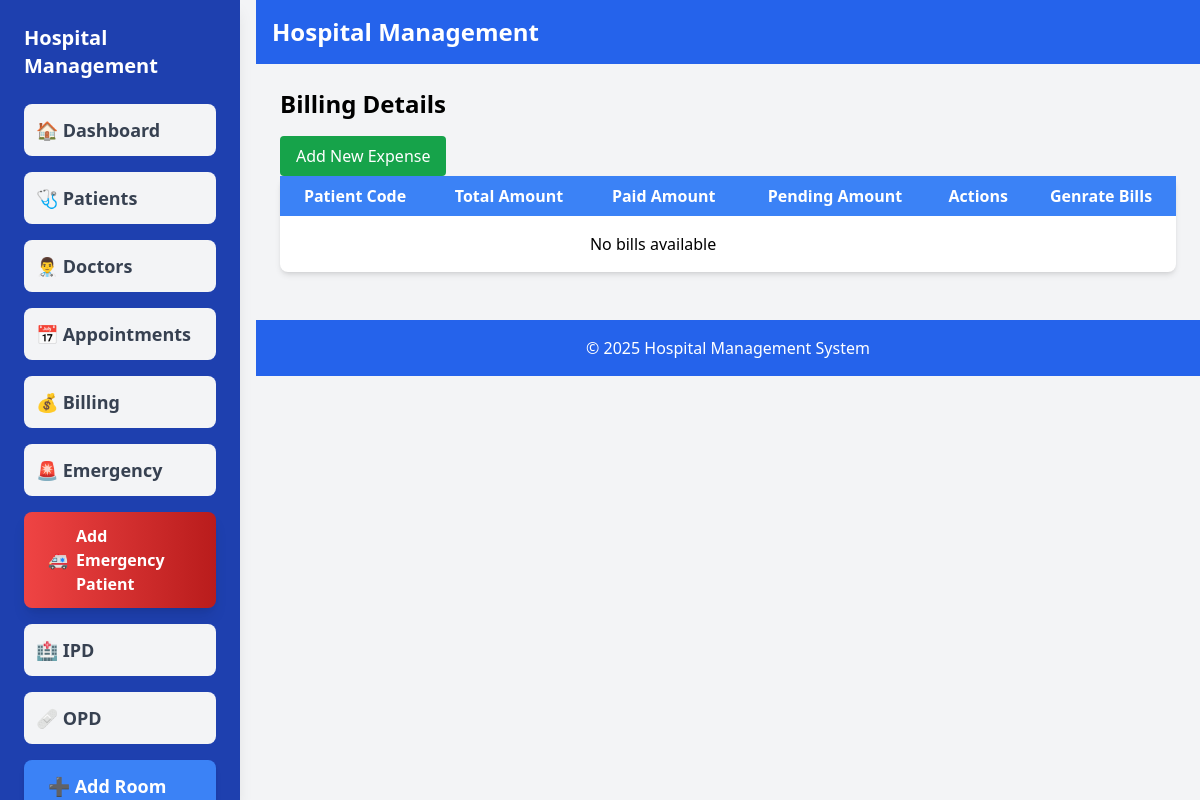
Page /billing/ (signed in) on the earlier database version.
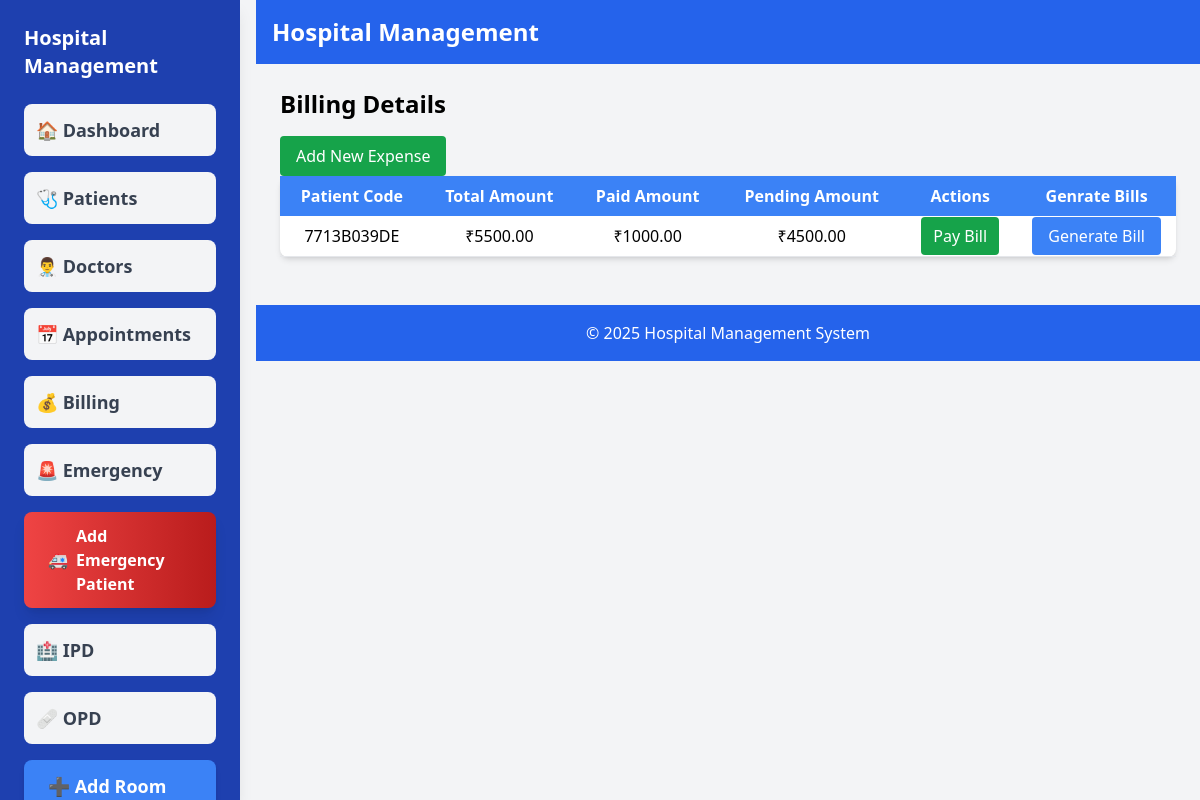
Same page on the later database version.
### hms/models.py (models this page shows, shortened)
class Billing(models.Model):
    patient = models.ForeignKey(Patient, on_delete=models.CASCADE)
    total_amount = models.DecimalField(max_digits=10, decimal_places=2, default=0)
    paid_amount = models.DecimalField(max_digits=10, decimal_places=2, default=0)
    status = models.CharField(max_length=20, choices=[('paid', 'Paid'), ('pending', 'Pending')], default='pending')
    generated_on = models.DateTimeField(auto_now_add=True)

class Patient(models.Model):
    patient_code = models.CharField(max_length=10, unique=True, editable=False, blank=True, null=True)
    created_at = models.DateTimeField(default=now)
    user = models.OneToOneField(CustomUser, on_delete=models.CASCADE)
    date_of_birth = models.DateField(blank=True, null=True)
    contact_number = models.CharField(max_length=15, blank=True, null=True)
    address = models.TextField(blank=True, null=True)
    gender = models.CharField(max_length=10, choices=[('Male', 'Male'), ('Female', 'Female'), ('Other', 'Other')], blank=True, null=True)
    aadhar_number = models.CharField(max_length=12, unique=True, validators=[MinLengthValidator(12)], blank=True, null=True)
    blood_group = models.CharField(max_length=3, blank=True, null=True, choices=[
        ('A+', 'A+'), ('A-', 'A-'), ('B+', 'B+'), ('B-', 'B-'),
        ('O+', 'O+'), ('O-', 'O-'), ('AB+', 'AB+'), ('AB-', 'AB-')
    ])
    email = models.EmailField(unique=True, blank=True, null=True)
    guarantor_name = models.CharField(max_length=255, blank=True, null=True)
    guarantor_address = models.TextField(blank=True, null=True)
    guarantor_mobile = models.CharField(max_length=15, blank=True, null=True)
    guarantor_relationship = models.CharField(max_length=50, blank=True, null=True)
    guarantor_gender = models.CharField(max_length=10, choices=[('Male', 'Male'), ('Female', 'Female'), ('Other', 'Other')], blank=True, null=True)

### hms/views.py (the view)
# urls.py: path('billing/', views.billing, name='billing'),
@login_required
def billing(request):
    bills = Billing.objects.all()
    for bill in bills:
        bill.pending_amount = bill.total_amount - bill.paid_amount
    return render(request, 'hms/billing.html', {'bills': bills})

### hms/templates/hms/billing.html (shortened to what this page needs)
{% extends 'hms/base.html' %}
{% block content %}
<h2 class="text-2xl font-bold">Billing Details</h2>
<a href="{% url 'add_expense' %}" class="mt-4 inline-block px-4 py-2 bg-green-600 text-white rounded">
    Add New Expense
</a>
<br>
<table class="w-full bg-white shadow-md rounded-lg">
    <tr class="bg-blue-500 text-white">
        <th class="p-2">Patient Code</th>
        <th class="p-2">Total Amount</th>
        <th class="p-2">Paid Amount</th>
        <th class="p-2">Pending Amount</th>
        <th class="p-2">Actions</th>
        <th class="p-2">Genrate Bills</th>
    </tr>
    {% for bill in bills %}
    <tr class="border-b text-center">
        <td class="p-2">{{ bill.patient.patient_code }}</td>
        <td class="p-2">₹{{ bill.total_amount }}</td>
        <td class="p-2">₹{{ bill.paid_amount }}</td>
        <td class="p-2">₹{{ bill.pending_amount }}</td>
        <td class="p-2">
            <a href="{% url 'pay_bill' bill.id %}" class="px-3 py-2 bg-green-600 text-white rounded">Pay Bill</a>
        </td>
        <td>
            <a href="{% url 'generate_bill' bill.patient.patient_code %}"
               class="px-4 py-2 bg-blue-500 text-white rounded hover:bg-blue-700">
                Generate Bill
            </a>
        </td>
    </tr>
    {% empty %}
    <tr>
        <td colspan="5" class="p-4 text-center">No bills available</td>
    </tr>
    {% endfor %}
</table>
{% endblock %}

Differences in the rows shown:
added Billing: patient.patient_code "7713B039DE", total_amount "5500.00", paid_amount "1000.00", pending_amount "4500.00"
Other differences:
text no longer shown: "No bills available"
